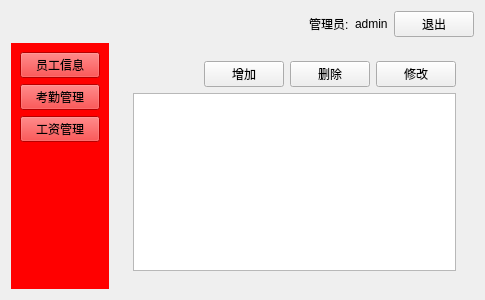
<?xml version="1.0" encoding="UTF-8"?>
<ui version="4.0">
 <class>MainWidget</class>
 <widget class="QWidget" name="MainWidget">
  <property name="geometry">
   <rect>
    <x>0</x>
    <y>0</y>
    <width>485</width>
    <height>300</height>
   </rect>
  </property>
  <property name="windowTitle">
   <string>Form</string>
  </property>
  <layout class="QVBoxLayout" name="verticalLayout_2">
   <item>
    <layout class="QHBoxLayout" name="horizontalLayout_4">
     <item>
      <spacer name="horizontalSpacer_2">
       <property name="orientation">
        <enum>Qt::Horizontal</enum>
       </property>
       <property name="sizeHint" stdset="0">
        <size>
         <width>13</width>
         <height>17</height>
        </size>
       </property>
      </spacer>
     </item>
     <item>
      <widget class="QLabel" name="label">
       <property name="text">
        <string>管理员:</string>
       </property>
      </widget>
     </item>
     <item>
      <widget class="QLabel" name="label_2">
       <property name="text">
        <string>admin</string>
       </property>
      </widget>
     </item>
     <item>
      <widget class="QPushButton" name="pushButtonExit">
       <property name="text">
        <string>退出</string>
       </property>
      </widget>
     </item>
    </layout>
   </item>
   <item>
    <layout class="QHBoxLayout" name="horizontalLayout_3">
     <item>
      <widget class="QWidget" name="widget" native="true">
       <property name="sizePolicy">
        <sizepolicy hsizetype="Fixed" vsizetype="Preferred">
         <horstretch>0</horstretch>
         <verstretch>0</verstretch>
        </sizepolicy>
       </property>
       <property name="styleSheet">
        <string notr="true">background-color: rgb(255, 0, 0);</string>
       </property>
       <layout class="QVBoxLayout" name="verticalLayout">
        <item>
         <widget class="QPushButton" name="pushButtonClerk">
          <property name="text">
           <string>员工信息</string>
          </property>
         </widget>
        </item>
        <item>
         <widget class="QPushButton" name="pushButtonAttendance">
          <property name="text">
           <string>考勤管理</string>
          </property>
         </widget>
        </item>
        <item>
         <widget class="QPushButton" name="pushButtonSalary">
          <property name="text">
           <string>工资管理</string>
          </property>
         </widget>
        </item>
        <item>
         <spacer name="verticalSpacer">
          <property name="orientation">
           <enum>Qt::Vertical</enum>
          </property>
          <property name="sizeHint" stdset="0">
           <size>
            <width>20</width>
            <height>153</height>
           </size>
          </property>
         </spacer>
        </item>
       </layout>
      </widget>
     </item>
     <item>
      <widget class="QWidget" name="widget_2" native="true">
       <layout class="QHBoxLayout" name="horizontalLayout_2">
        <item>
         <widget class="QStackedWidget" name="stackedWidget">
          <widget class="QWidget" name="page">
           <layout class="QVBoxLayout" name="verticalLayout_4">
            <item>
             <layout class="QHBoxLayout" name="horizontalLayout">
              <item>
               <spacer name="horizontalSpacer">
                <property name="orientation">
                 <enum>Qt::Horizontal</enum>
                </property>
                <property name="sizeHint" stdset="0">
                 <size>
                  <width>13</width>
                  <height>17</height>
                 </size>
                </property>
               </spacer>
              </item>
              <item>
               <widget class="QPushButton" name="pushButtonAdd">
                <property name="text">
                 <string>增加</string>
                </property>
               </widget>
              </item>
              <item>
               <widget class="QPushButton" name="pushButtonDelete">
                <property name="text">
                 <string>删除</string>
                </property>
               </widget>
              </item>
              <item>
               <widget class="QPushButton" name="pushButtonModify">
                <property name="text">
                 <string>修改</string>
                </property>
               </widget>
              </item>
             </layout>
            </item>
            <item>
             <widget class="QTableView" name="tableViewClerk"/>
            </item>
           </layout>
          </widget>
          <widget class="QWidget" name="page_2">
           <widget class="QTableView" name="tableViewAttendance">
            <property name="geometry">
             <rect>
              <x>11</x>
              <y>39</y>
              <width>500</width>
              <height>192</height>
             </rect>
            </property>
            <property name="minimumSize">
             <size>
              <width>500</width>
              <height>100</height>
             </size>
            </property>
           </widget>
           <widget class="QWidget" name="">
            <property name="geometry">
             <rect>
              <x>11</x>
              <y>11</y>
              <width>300</width>
              <height>22</height>
             </rect>
            </property>
            <layout class="QHBoxLayout" name="horizontalLayout_5">
             <item>
              <spacer name="horizontalSpacer_3">
               <property name="orientation">
                <enum>Qt::Horizontal</enum>
               </property>
               <property name="sizeHint" stdset="0">
                <size>
                 <width>40</width>
                 <height>20</height>
                </size>
               </property>
              </spacer>
             </item>
             <item>
              <widget class="QPushButton" name="BtnAddAttendance">
               <property name="text">
                <string>添加</string>
               </property>
              </widget>
             </item>
             <item>
              <widget class="QPushButton" name="BtnDeleteAttendance">
               <property name="text">
                <string>删除</string>
               </property>
              </widget>
             </item>
             <item>
              <widget class="QPushButton" name="BtnModidyAttendance">
               <property name="text">
                <string>修改</string>
               </property>
              </widget>
             </item>
            </layout>
           </widget>
          </widget>
          <widget class="QWidget" name="page_3"/>
         </widget>
        </item>
       </layout>
      </widget>
     </item>
    </layout>
   </item>
  </layout>
 </widget>
 <resources/>
 <connections/>
</ui>
